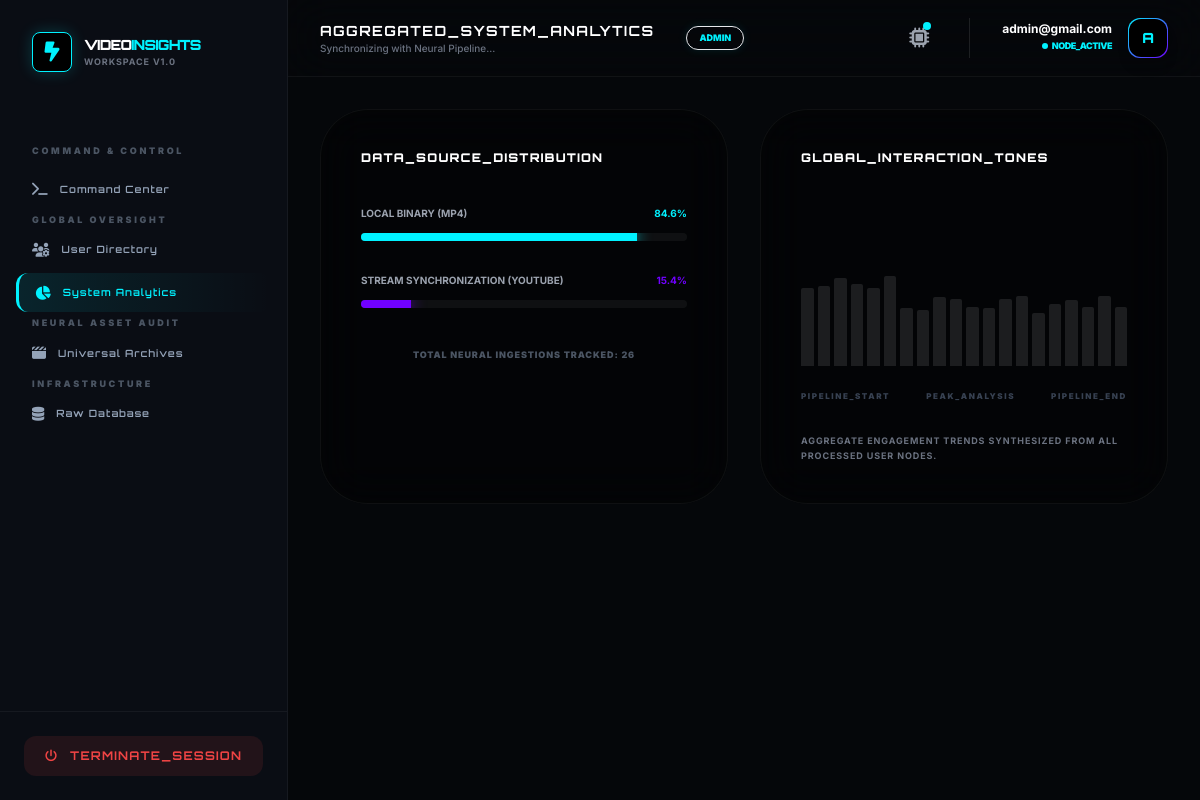
Page /analysis/admin/analytics/ (signed in) on the committed database.
### accounts/models.py (models this page shows, shortened)
class User(AbstractUser):
    username = None
    email = models.EmailField(unique=True)
    ROLE_CHOICES = (
        ('admin', 'Admin'),
        ('user', 'User'),
    )
    role = models.CharField(max_length=10, choices=ROLE_CHOICES, default='user')
    is_verified = models.BooleanField(default=False)
    login_count = models.PositiveIntegerField(default=0)
    USERNAME_FIELD = 'email'
    REQUIRED_FIELDS = []
    objects = CustomUserManager()

### analysis/views.py (the view)
# urls.py: path('admin/analytics/', views.admin_analytics, name='admin_analytics'),
@user_passes_test(is_admin)
def admin_analytics(request):
    all_vids = VideoAnalysis.objects.all()
    total    = all_vids.count()
    yt_count = all_vids.filter(video_file="").count()
    global_engagement = [0] * 20
    if total > 0:
        for vid in all_vids:
            data = vid.engagement_data
            if isinstance(data, dict):
                data = data.get("avg_engagement", [0] * 20)
            elif not isinstance(data, list):
                data = [0] * 20
            for i in range(min(len(data), 20)):
                try:
                    global_engagement[i] += int(data[i])
                except Exception:
                    pass
        global_engagement = [int(val / total) for val in global_engagement]
    return render(request, 'admin_analytics.html', {
        'mp4_percent':       100 - (yt_count / total * 100) if total > 0 else 0,
        'yt_percent':        (yt_count / total * 100) if total > 0 else 0,
        'total_count':       total,
        'global_engagement': global_engagement
    })

### analysis/views.py (called while the page is built)
def is_admin(user):
    return user.is_authenticated and user.role == 'admin'

### templates/admin_analytics.html (shortened to what this page needs)
{% extends "base2.html" %}
{% block page_title %}AGGREGATED_SYSTEM_ANALYTICS{% endblock %}
{% block content %}
<div class="space-y-8 animate-fade-in">
    <div class="grid lg:grid-cols-2 gap-8">
        <div class="bg-black/40 border border-white/5 p-10 rounded-[3rem] backdrop-blur-xl">
            <h4 class="orbitron text-xs font-black text-white tracking-widest mb-10 uppercase">Data_Source_Distribution</h4>
            <div class="space-y-8">
                <div>
                    <div class="flex justify-between text-[10px] font-bold uppercase mb-3">
                        <span class="text-gray-400">Local Binary (MP4)</span>
                        <span class="text-[var(--accent-cyan)]">{{ mp4_percent|floatformat:1 }}%</span>
                    </div>
                    <div class="h-2 w-full bg-white/5 rounded-full overflow-hidden">
                        <div class="h-full bg-[var(--accent-cyan)] shadow-[0_0_15px_var(--accent-cyan)] transition-all duration-1000"
                             style="width: {{ mp4_percent }}%"></div>
                    </div>
                </div>
                <div>
                    <div class="flex justify-between text-[10px] font-bold uppercase mb-3">
                        <span class="text-gray-400">Stream Synchronization (YouTube)</span>
                        <span class="text-[var(--accent-purple)]">{{ yt_percent|floatformat:1 }}%</span>
                    </div>
                    <div class="h-2 w-full bg-white/5 rounded-full overflow-hidden">
                        <div class="h-full bg-[var(--accent-purple)] shadow-[0_0_15px_var(--accent-purple)] transition-all duration-1000"
                             style="width: {{ yt_percent }}%"></div>
                    </div>
                </div>
            </div>
            <p class="text-[9px] text-gray-600 font-black uppercase mt-10 tracking-widest text-center">
                Total Neural Ingestions Tracked: {{ total_count }}
            </p>
        </div>
        <div class="bg-black/40 border border-white/5 p-10 rounded-[3rem] backdrop-blur-xl">
            <h4 class="orbitron text-xs font-black text-white tracking-widest mb-10 uppercase">Global_Interaction_Tones</h4>
            <div class="h-40 flex items-end gap-1">
                {% for point in global_engagement %}
                <div class="flex-1 bg-white/10 rounded-t-sm hover:bg-[var(--accent-cyan)] transition-all duration-500 hover:shadow-[0_0_10px_var(--accent-cyan)]"
                     style="height: {{ point }}%"></div>
                {% empty %}
                <p class="text-[9px] text-gray-700 italic">Awaiting pipeline data for synthesis...</p>
                {% endfor %}
            </div>
            <div class="flex justify-between mt-6 text-[8px] font-black text-gray-700 uppercase tracking-[0.2em]">
                <span>Pipeline_Start</span>
                <span>Peak_Analysis</span>
                <span>Pipeline_End</span>
            </div>
            <p class="text-[9px] text-gray-500 font-bold uppercase mt-8 tracking-widest leading-relaxed">
                Aggregate engagement trends synthesized from all processed user nodes.
            </p>
        </div>
    </div>
</div>
{% endblock %}

### templates/base2.html (shortened to what this page needs)
<!DOCTYPE html>
<html lang="en">
<head>
    <script src="https://cdn.tailwindcss.com"></script>
    <link rel="stylesheet" href="https://cdnjs.cloudflare.com/ajax/libs/font-awesome/6.4.2/css/all.min.css">
</head>
<body class="min-h-screen flex">
<aside class="w-72 bg-[var(--sidebar-bg)] border-r border-white/5 hidden lg:flex flex-col sticky top-0 h-screen z-50">
    <div class="p-8">
        <a href="/" class="flex items-center gap-3">
            <div class="w-10 h-10 rounded-lg flex items-center justify-center bg-black border border-[var(--accent-cyan)] shadow-[0_0_15px_rgba(0,242,255,0.2)]">
                <i class="fa-solid fa-bolt-lightning text-xl text-[var(--accent-cyan)]"></i>
            </div>
            <div>
                <h2 class="orbitron text-sm font-black text-white tracking-tighter">VIDEO<span class="text-[var(--accent-cyan)]">INSIGHTS</span></h2>
                <p class="text-[9px] text-gray-500 uppercase tracking-widest font-bold">Workspace v1.0</p>
            </div>
        </a>
    </div>
    <nav class="flex-1 px-4 py-4 space-y-1 overflow-y-auto">
        {% if user.role == 'admin' %}
            {% include "partials/sidebar_admin.html" %}
        {% else %}
            {% include "partials/sidebar_user.html" %}
        {% endif %}
    </nav>
    <div class="p-6 border-t border-white/5">
        <a href="{% url 'logout' %}"
           class="flex items-center justify-center gap-3 px-4 py-3 rounded-xl bg-red-500/10 text-red-500 font-bold hover:bg-red-500 hover:text-white transition duration-300 orbitron text-xs tracking-widest">
            <i class="fa-solid fa-power-off"></i> TERMINATE_SESSION
        </a>
    </div>
</aside>
<div class="flex-1 flex flex-col min-w-0">
    <header class="bg-[var(--sidebar-bg)]/80 backdrop-blur-xl border-b border-white/5 sticky top-0 z-40 px-8 py-4 flex justify-between items-center">
        <div class="flex items-center gap-4">
             <div class="hidden sm:block">
                <h1 class="orbitron text-sm font-bold text-white tracking-widest uppercase">
                    {% block page_title %}Operational_Dashboard{% endblock page_title %}
                </h1>
                <p class="text-[10px] text-gray-500 font-medium">
                    {% block page_subtitle %}Synchronizing with Neural Pipeline...{% endblock page_subtitle %}
                </p>
             </div>
             <span class="bg-[var(--accent-cyan)]/10 text-[var(--accent-cyan)] text-[9px] uppercase font-black px-3 py-1 rounded-full ml-4 border border-[var(--accent-cyan)]/20 shadow-[0_0_10px_rgba(0,242,255,0.1)]">
                {{ user.role|default:"User" }}
             </span>
        </div>
        <div class="flex items-center gap-8">
            <div class="relative group">
                <button class="relative p-2 text-gray-400 hover:text-[var(--accent-cyan)] transition-colors">
                    <i class="fa-solid fa-microchip text-xl"></i>
                    <span class="absolute top-1.5 right-1.5 w-2 h-2 bg-[var(--accent-cyan)] rounded-full animate-pulse"></span>
                </button>
            </div>
            <div class="flex items-center gap-4 border-l border-white/10 pl-8">
                <div class="text-right hidden sm:block">
                    <p class="text-xs font-bold text-white leading-none mb-1">{{ user.email }}</p>
                    <p class="text-[9px] text-[var(--accent-cyan)] font-black uppercase flex items-center justify-end gap-1 tracking-tighter">
                        <span class="w-1.5 h-1.5 bg-[var(--accent-cyan)] rounded-full animate-ping"></span> NODE_ACTIVE
                    </p>
                </div>
                <div class="w-10 h-10 rounded-xl bg-gradient-to-br from-[var(--accent-cyan)] to-[var(--accent-purple)] p-[1px] shadow-lg">
                    <div class="w-full h-full bg-black rounded-xl flex items-center justify-center text-[var(--accent-cyan)] font-black orbitron text-sm">
                        {{ user.email|first|upper }}
                    </div>
                </div>
            </div>
        </div>
    </header>
    <main class="flex-1 p-8 overflow-y-auto">
        <div class="max-w-7xl mx-auto animate-fade-in">
            {% block content %}{% endblock content %}
        </div>
    </main>
</div>
</body>
</html>

### templates/base2.html (style rules this page uses)
:root { --bg-workspace: #05070a; --sidebar-bg: #0a0d14; --accent-cyan: #00f2ff; --accent-purple: #7000ff; --card-dark: #10141d; }
body { font-family: 'Inter', sans-serif; background-color: var(--bg-workspace); color: #e2e8f0; }
.orbitron { font-family: 'Orbitron', sans-serif; }
.animate-fade-in { animation: fadeIn 0.3s ease-out; }

### rows in the picture
User: role "ADMIN", email "admin@gmail.com", email|first "A"

### other values in the picture
{{ mp4_percent|floatformat:1 }} "84.6"
{{ yt_percent|floatformat:1 }} "15.4"
{{ total_count }} "26"
